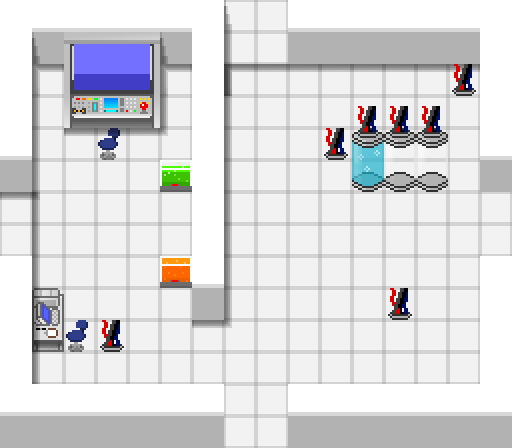

A 2D game scene composited from a Tiled map and its tileset images. What follows is a short description and the map's XML, with every tile layer's data as written:
An orthogonal 16x14 tile map with 32x32 px tiles, 7 tile layers (Background, Walls, Decorations, Shadows, ...), 4 hidden layers not drawn.

<map version="1.0" tiledversion="1.1.5" orientation="orthogonal" renderorder="right-down" width="16" height="14" tilewidth="32" tileheight="32" infinite="0" nextobjectid="1">
 <tileset firstgid="1" name="tileset" tilewidth="32" tileheight="32" tilecount="54" columns="6">
  <image source="tileset.png" width="192" height="288" />
 </tileset>
 <layer name="Background" width="16" height="14">
  <data encoding="csv">
33,33,33,33,33,33,33,33,33,33,33,33,33,33,33,33,
33,33,33,33,33,33,33,33,33,33,33,33,33,33,33,33,
33,33,33,33,33,33,33,33,33,33,33,33,33,33,33,33,
33,33,33,33,33,33,33,33,33,33,33,33,33,33,33,33,
33,33,33,33,33,33,33,33,33,33,33,33,33,33,33,33,
33,33,33,33,33,33,33,33,33,33,33,33,33,33,33,33,
33,33,33,33,33,33,33,33,33,33,33,33,33,33,33,33,
33,33,33,33,33,33,33,33,33,33,33,33,33,33,33,33,
33,33,33,33,33,33,33,33,33,33,33,33,33,33,33,33,
33,33,33,33,33,33,33,33,33,33,33,33,33,33,33,33,
33,33,33,33,33,33,33,33,33,33,33,33,33,33,33,33,
33,33,33,33,33,33,33,33,33,33,33,33,33,33,33,33,
33,33,33,33,33,33,33,33,33,33,33,33,33,33,33,33,
33,33,33,33,33,33,33,33,33,33,33,33,33,33,33,33
</data>
 </layer>
 <layer name="Walls" width="16" height="14">
  <data encoding="csv">
34,41,41,41,41,41,34,0,0,41,41,41,41,41,41,34,
34,36,1,2,3,36,34,0,0,36,36,36,36,36,36,34,
34,0,7,8,9,0,34,0,0,0,0,0,0,0,0,34,
34,0,13,14,15,0,34,0,0,0,0,4,5,5,0,34,
41,0,0,32,0,0,34,0,0,0,0,10,11,11,0,41,
36,0,0,0,0,24,34,0,0,0,0,16,17,17,0,36,
0,0,0,0,0,0,34,0,0,0,0,0,0,0,0,0,
0,0,0,0,0,0,34,0,0,0,0,0,0,0,0,0,
34,0,0,0,0,35,41,0,0,0,0,0,0,0,0,34,
34,22,0,0,0,0,36,0,0,0,0,0,0,0,0,34,
34,28,32,0,0,0,0,0,0,0,0,0,0,0,0,34,
34,0,0,0,0,0,0,0,0,0,0,0,0,0,0,34,
41,41,41,41,41,41,41,0,0,41,41,41,41,41,41,41,
36,36,36,36,36,36,36,0,0,36,36,36,36,36,36,36
</data>
 </layer>
 <layer name="Decorations" width="16" height="14">
  <data encoding="csv">
0,0,0,0,0,0,0,0,0,0,0,0,0,0,0,0,
0,0,0,0,0,0,0,0,0,0,0,0,0,0,0,0,
0,0,0,0,0,0,0,0,0,0,0,0,0,0,0,0,
0,0,0,0,0,0,0,0,0,0,0,0,0,0,0,0,
0,0,0,0,0,0,0,0,0,0,0,0,0,0,0,0,
0,0,0,0,0,0,0,0,0,0,0,0,0,0,0,0,
0,0,0,0,0,0,0,0,0,0,0,0,0,0,0,0,
0,0,0,0,0,0,0,0,0,0,0,0,0,0,0,0,
0,0,0,0,0,0,0,0,0,0,0,0,0,0,0,0,
0,0,0,0,0,0,0,0,0,0,0,0,0,0,0,0,
0,0,0,0,0,0,0,0,0,0,0,0,0,0,0,0,
0,0,0,0,0,0,0,0,0,0,0,0,0,0,0,0,
0,0,0,0,0,0,0,0,0,0,0,0,0,0,0,0,
0,0,0,0,0,0,0,0,0,0,0,0,0,0,0,0
</data>
 </layer>
 <layer name="Shadows" width="16" height="14">
  <data encoding="csv">
0,0,0,0,0,0,0,44,0,0,0,0,0,0,0,0,
0,44,0,0,0,44,0,46,0,0,0,0,0,0,0,0,
0,45,0,0,0,45,0,46,0,43,43,43,43,43,43,0,
0,46,0,0,0,46,0,46,0,0,0,0,0,0,0,0,
0,46,43,43,43,52,0,46,0,0,0,0,0,0,0,0,
0,46,0,0,0,0,0,46,0,0,0,0,0,0,0,0,
43,52,0,0,0,0,0,46,0,0,0,0,0,0,0,0,
0,0,0,0,0,0,0,46,0,0,0,0,0,0,0,0,
0,46,0,0,0,0,0,46,0,0,0,0,0,0,0,0,
0,46,0,0,0,0,0,46,0,0,0,0,0,0,0,0,
0,46,0,0,0,0,43,52,0,0,0,0,0,0,0,0,
0,46,0,0,0,0,0,0,0,0,0,0,0,0,0,0,
0,0,0,0,0,0,0,0,0,0,0,0,0,0,0,0,
0,0,0,0,0,0,0,0,0,0,0,0,0,0,0,0
</data>
 </layer>
 <layer name="UpShadows" width="16" height="14">
  <data encoding="csv">
0,0,0,0,0,0,0,0,0,0,0,0,0,0,0,0,
0,0,0,0,0,0,0,0,0,0,0,0,0,0,0,0,
0,0,0,0,0,0,0,45,43,0,0,0,0,0,0,0,
0,0,0,0,0,0,0,0,0,0,0,0,0,0,0,0,
0,0,0,0,0,0,0,0,0,0,0,0,0,0,0,0,
0,0,0,0,0,0,0,0,0,0,0,0,0,0,0,0,
0,0,0,0,0,0,0,0,0,0,0,0,0,0,0,0,
0,0,0,0,0,0,0,0,0,0,0,0,0,0,0,0,
0,0,0,0,0,0,0,0,0,0,0,0,0,0,0,0,
0,0,0,0,0,0,0,0,0,0,0,0,0,0,0,0,
0,0,0,0,0,0,0,0,0,0,0,0,0,0,0,0,
0,0,0,0,0,0,0,0,0,0,0,0,0,0,0,0,
0,0,0,0,0,0,0,0,0,0,0,0,0,0,0,0,
0,0,0,0,0,0,0,0,0,0,0,0,0,0,0,0
</data>
 </layer>
 <layer name="LeftShadows" width="16" height="14">
  <data encoding="csv">
0,0,0,0,0,0,0,0,0,0,0,0,0,0,0,0,
0,0,0,0,0,0,0,0,0,0,0,0,0,0,0,0,
0,0,0,0,0,0,0,0,0,0,0,0,0,0,0,0,
0,0,0,0,0,0,0,0,0,0,0,0,0,0,0,0,
0,0,0,0,0,0,0,0,0,0,0,0,0,0,0,0,
0,0,0,0,0,0,0,0,0,0,0,0,0,0,0,0,
0,46,0,0,0,0,0,0,0,0,0,0,0,0,0,0,
0,46,0,0,0,0,0,0,0,0,0,0,0,0,0,0,
0,0,0,0,0,0,0,0,0,0,0,0,0,0,0,0,
0,0,0,0,0,0,0,0,0,0,0,0,0,0,0,0,
0,0,0,0,0,0,0,0,0,0,0,0,0,0,0,0,
0,0,0,0,0,0,0,0,0,0,0,0,0,0,0,0,
0,0,0,0,0,0,0,0,0,0,0,0,0,0,0,0,
0,0,0,0,0,0,0,0,0,0,0,0,0,0,0,0
</data>
 </layer>
 <layer name="Enemy" width="16" height="14">
  <data encoding="csv">
0,0,0,0,0,0,0,0,0,0,0,0,0,0,0,0,
0,0,0,0,0,0,0,0,0,0,0,0,0,0,0,0,
0,0,0,0,0,0,0,0,0,0,0,0,0,0,38,0,
0,0,0,0,0,0,0,0,0,0,0,0,0,0,0,0,
0,0,0,0,0,0,0,0,0,0,38,0,0,0,0,0,
0,0,0,0,0,0,0,0,0,0,0,0,0,0,0,0,
0,0,0,0,0,0,0,0,0,0,0,0,0,0,0,0,
0,0,0,0,0,0,0,0,0,0,0,0,0,0,0,0,
0,0,0,0,0,0,0,0,0,0,0,0,0,0,0,0,
0,0,0,0,0,0,0,0,0,0,0,0,38,0,0,0,
0,0,0,38,0,0,0,0,0,0,0,0,0,0,0,0,
0,0,0,0,0,0,0,0,0,0,0,0,0,0,0,0,
0,0,0,0,0,0,0,0,0,0,0,0,0,0,0,0,
0,0,0,0,0,0,0,0,0,0,0,0,0,0,0,0
</data>
 </layer>
 <layer name="Up" width="16" height="14" visible="0">
  <data encoding="csv">
0,0,0,0,0,0,0,41,41,0,0,0,0,0,0,0,
0,0,0,0,0,0,0,36,36,0,0,0,0,0,0,0,
0,0,0,0,0,0,0,0,0,0,0,0,0,0,0,0,
0,0,0,0,0,0,0,0,0,0,0,0,0,0,0,0,
0,0,0,0,0,0,0,0,0,0,0,0,0,0,0,0,
0,0,0,0,0,0,0,0,0,0,0,0,0,0,0,0,
0,0,0,0,0,0,0,0,0,0,0,0,0,0,0,0,
0,0,0,0,0,0,0,0,0,0,0,0,0,0,0,0,
0,0,0,0,0,0,0,0,0,0,0,0,0,0,0,0,
0,0,0,0,0,0,0,0,0,0,0,0,0,0,0,0,
0,0,0,0,0,0,0,0,0,0,0,0,0,0,0,0,
0,0,0,0,0,0,0,0,0,0,0,0,0,0,0,0,
0,0,0,0,0,0,0,0,0,0,0,0,0,0,0,0,
0,0,0,0,0,0,0,0,0,0,0,0,0,0,0,0
</data>
 </layer>
 <layer name="Right" width="16" height="14" visible="0">
  <data encoding="csv">
0,0,0,0,0,0,0,0,0,0,0,0,0,0,0,0,
0,0,0,0,0,0,0,0,0,0,0,0,0,0,0,0,
0,0,0,0,0,0,0,0,0,0,0,0,0,0,0,0,
0,0,0,0,0,0,0,0,0,0,0,0,0,0,0,0,
0,0,0,0,0,0,0,0,0,0,0,0,0,0,0,34,
0,0,0,0,0,0,0,0,0,0,0,0,0,0,0,34,
0,0,0,0,0,0,0,0,0,0,0,0,0,0,0,34,
0,0,0,0,0,0,0,0,0,0,0,0,0,0,0,34,
0,0,0,0,0,0,0,0,0,0,0,0,0,0,0,0,
0,0,0,0,0,0,0,0,0,0,0,0,0,0,0,0,
0,0,0,0,0,0,0,0,0,0,0,0,0,0,0,0,
0,0,0,0,0,0,0,0,0,0,0,0,0,0,0,0,
0,0,0,0,0,0,0,0,0,0,0,0,0,0,0,0,
0,0,0,0,0,0,0,0,0,0,0,0,0,0,0,0
</data>
 </layer>
 <layer name="Down" width="16" height="14" visible="0">
  <data encoding="csv">
0,0,0,0,0,0,0,0,0,0,0,0,0,0,0,0,
0,0,0,0,0,0,0,0,0,0,0,0,0,0,0,0,
0,0,0,0,0,0,0,0,0,0,0,0,0,0,0,0,
0,0,0,0,0,0,0,0,0,0,0,0,0,0,0,0,
0,0,0,0,0,0,0,0,0,0,0,0,0,0,0,0,
0,0,0,0,0,0,0,0,0,0,0,0,0,0,0,0,
0,0,0,0,0,0,0,0,0,0,0,0,0,0,0,0,
0,0,0,0,0,0,0,0,0,0,0,0,0,0,0,0,
0,0,0,0,0,0,0,0,0,0,0,0,0,0,0,0,
0,0,0,0,0,0,0,0,0,0,0,0,0,0,0,0,
0,0,0,0,0,0,0,0,0,0,0,0,0,0,0,0,
0,0,0,0,0,0,0,0,0,0,0,0,0,0,0,0,
0,0,0,0,0,0,0,41,41,0,0,0,0,0,0,0,
0,0,0,0,0,0,0,36,36,0,0,0,0,0,0,0
</data>
 </layer>
 <layer name="Left" width="16" height="14" visible="0">
  <data encoding="csv">
0,0,0,0,0,0,0,0,0,0,0,0,0,0,0,0,
0,0,0,0,0,0,0,0,0,0,0,0,0,0,0,0,
0,0,0,0,0,0,0,0,0,0,0,0,0,0,0,0,
0,0,0,0,0,0,0,0,0,0,0,0,0,0,0,0,
34,0,0,0,0,0,0,0,0,0,0,0,0,0,0,0,
34,0,0,0,0,0,0,0,0,0,0,0,0,0,0,0,
34,0,0,0,0,0,0,0,0,0,0,0,0,0,0,0,
34,0,0,0,0,0,0,0,0,0,0,0,0,0,0,0,
0,0,0,0,0,0,0,0,0,0,0,0,0,0,0,0,
0,0,0,0,0,0,0,0,0,0,0,0,0,0,0,0,
0,0,0,0,0,0,0,0,0,0,0,0,0,0,0,0,
0,0,0,0,0,0,0,0,0,0,0,0,0,0,0,0,
0,0,0,0,0,0,0,0,0,0,0,0,0,0,0,0,
0,0,0,0,0,0,0,0,0,0,0,0,0,0,0,0
</data>
 </layer>
</map>